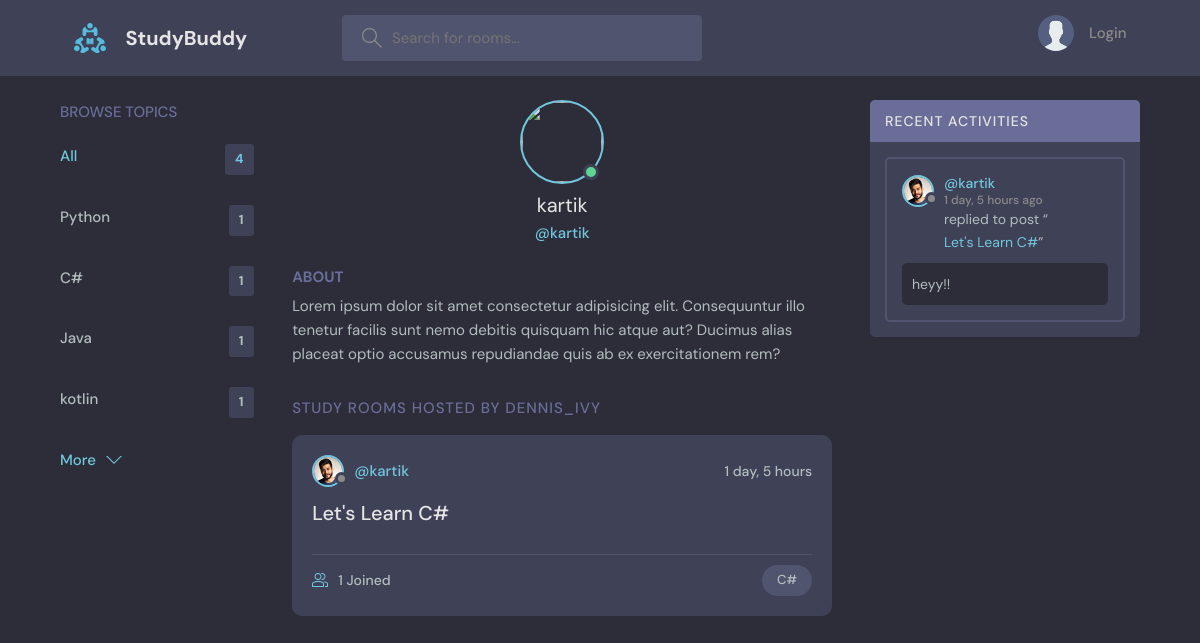
Screenshot of /profile/3/ with the database file from the repository.
### base/models.py (models this page shows, shortened)
class Topic(models.Model):
	name = models.CharField(max_length=200)

class User(AbstractUser):
	name = models.CharField(max_length=200, null=True)
	email = models.EmailField(unique=True, null=True)
	bio = models.TextField(null=True, blank=True)
	avatar= models.ImageField(null=True, default="avatar.svg")
	USERNAME_FIELD = 'username'
	REQUIRED_FIELDS = []

class Room(models.Model):
	host = models.ForeignKey(User, on_delete=models.SET_NULL, null=True)
	topic = models.ForeignKey(Topic, on_delete=models.SET_NULL, null=True)
	name = models.CharField(max_length= 200)
	description = models.TextField(null=True, blank=True)
	participants = models.ManyToManyField(User, related_name='participants', blank=True)
	updated = models.DateTimeField(auto_now=True)
	created = models.DateTimeField(auto_now_add=True)
	class Meta:
		ordering = ['-updated', '-created']
	def __str__(self):
		return self.name

class Message(models.Model):
	user = models.ForeignKey(User, on_delete=models.CASCADE)
	room = models.ForeignKey(Room, on_delete=models.CASCADE)
	body = models.TextField()
	updated = models.DateTimeField(auto_now=True)
	created = models.DateTimeField(auto_now_add=True)
	class Meta:
		ordering = ['-updated', '-created']

### base/views.py (the view)
# urls.py: path('profile/<str:pk>/', views.userProfile, name='user-profile'),
def userProfile(request, pk):
    user = User.objects.get(id=pk)
    room = user.room_set.all()
    room_messages = user.message_set.all()
    topics = Topic.objects.all()
    context = {'user':user, 'room':room, 'room_messages':room_messages, 'topics':topics}
    return render(request,'base/profile.html', context)

### base/templates/base/profile.html (shortened to what this page needs)
{% extends 'main.html' %}
{% block content %}
  <main class="profile-page layout layout--3">
    <div class="container">
          {% include 'base/topics_components.html' %}
      <div class="roomList">
        <div class="profile">
          <div class="profile__avatar">
            <div class="avatar avatar--large active">
              <img src="{{ request.user.avatar.url }}" />
            </div>
          </div>
          <div class="profile__info">
            <h3>{{ user.username }}</h3>
            <p>@{{ user.username }}</p>
          </div>
          <div class="profile__about">
            <h3>About</h3>
            <p>
              Lorem ipsum dolor sit amet consectetur adipisicing elit. Consequuntur illo tenetur
              facilis sunt nemo debitis quisquam hic atque aut? Ducimus alias placeat optio
              accusamus repudiandae quis ab ex exercitationem rem?
            </p>
          </div>
        </div>
        <div class="roomList__header">
          <div>
            <h2>Study Rooms Hosted by dennis_ivy</a>
            </h2>
          </div>
        </div>
        {% include 'base/feed_component.html' %}
      </div>
        {% include 'base/activity_components.html' %}
    </div>
  </main>
{% endblock content %}

### templates/main.html (shortened to what this page needs)
<!DOCTYPE html>
{% load static %}
<html lang="en">
  <head>
    <link rel="stylesheet" href="{% static 'styles/style.css' %}" />
  </head>
  <body>
	{% include 'navbar.html' %}
	{% block content %}
	{% endblock %}
  </body>
</html>

### templates/navbar.html (shortened to what this page needs)
{% load static %}
    <header class="header header--loggedIn">
      <div class="container">
        <a href="{% url 'home' %}" class="header__logo">
          <img src="{% static 'images/logo.svg' %}" />
          <h1>StudyBuddy</h1>
        </a>
        <form class="header__search" method="GET" action="{% url 'home' %}">
          <label>
            <input name="q" placeholder="Search for rooms..." />
          </label>
        </form>
        <nav class="header__menu">
			{% if request.user.is_authenticated %}
          <div class="header__user">
            <a href="{% url 'user-profile' request.user.id %}">
              <div class="avatar avatar--medium active">
                <img src="{{ request.user.avatar.url }}" />
              </div>
              <p>{{ request.user.username }}<span>@{{ request.user.username }}</span></p>
            </a>
            <button class="dropdown-button">
              <svg version="1.1" xmlns="http://www.w3.org/2000/svg" width="32" height="32" viewBox="0 0 32 32">
                <title>chevron-down</title>
                <path d="M16 21l-13-13h-3l16 16 16-16h-3l-13 13z"></path>
              </svg>
            </button>
          </div>
          {% else %}
          <a href="{% url 'login' %}">
            <img src="{% static 'images/avatar.svg' %}" />
            <p>Login</p>
          </a>
          {% endif %}
        </nav>
      </div>
    </header>

### base/templates/base/topics_components.html
        <div class="topics">
          <div class="topics__header">
            <h2>Browse Topics</h2>
          </div>
          <ul class="topics__list">
            <li>
              <a href="{% url 'home' %}" class="active">All <span>{{ topics.count }}</span></a>
            </li>
            {% for topic in topics %}
            <li>
              <a href="{% url 'home' %}?q={{ topic.name }}">{{ topic.name }}<span>{{topic.room_set.all.count}}</span></a>
            </li>
			{% endfor %}
          </ul>
          <a class="btn btn--link" href="{% url 'topics' %}">
            More
            <svg version="1.1" xmlns="http://www.w3.org/2000/svg" width="32" height="32" viewBox="0 0 32 32">
              <title>chevron-down</title>
              <path d="M16 21l-13-13h-3l16 16 16-16h-3l-13 13z"></path>
            </svg>
          </a>
        </div>

### base/templates/base/feed_component.html (shortened to what this page needs)
		{% for r in room %}
          <div class="roomListRoom">
            <div class="roomListRoom__header">
              <a href="{% url 'user-profile' r.host.id %}" class="roomListRoom__author">
                <div class="avatar avatar--small">
                  <img src="{{ r.host.avatar.url }}" />
                </div>
                <span>@{{ r.host.username }}</span>
              </a>
              <div class="roomListRoom__actions">
                <span>{{ r.created | timesince }}</span>
              </div>
            </div>
            <div class="roomListRoom__content">
              <a href="{% url 'rooms' r.id %}">{{ r.name }}</a>
            </div>
            <div class="roomListRoom__meta">
              <a href="{% url 'rooms' r.id %}" class="roomListRoom__joined">
                {{ r.participants.all.count }} Joined
              </a>
              <p class="roomListRoom__topic">{{ r.topic.name }}</p>
            </div>
          </div>
		{% endfor %}

### base/templates/base/activity_components.html (shortened to what this page needs)
        <div class="activities">
          <div class="activities__header">
            <h2>Recent Activities</h2>
          </div>
          {% for message in room_messages %}
          <div class="activities__box">
            <div class="activities__boxHeader roomListRoom__header">
              <a href="{% url 'user-profile' message.user.id %}" class="roomListRoom__author">
                <div class="avatar avatar--small">
                  <img src="{{ message.user.avatar.url }}" />
                </div>
                <p>
                  @{{ message.user.name }}
                  <span>{{ message.created | timesince }} ago</span>
                </p>
              </a>
            </div>
            <div class="activities__boxContent">
              <p>replied to post “<a href="{% url 'rooms' message.room.id %}">{{ message.room }}</a>”</p>
              <div class="activities__boxRoomContent">
              	{{ message.body }}
              </div>
            </div>
          </div>
          {% endfor %}
        </div>

### rows the page displays
Topic: name "Python", room_set.all.count "1"
Topic: name "C#", room_set.all.count "1"
Topic: name "Java", room_set.all.count "1"
Topic: name "kotlin", room_set.all.count "1"
User: username "kartik"
Room: host.avatar (picture), host.username "kartik", created "1 day, 5 hours", name "Let's Learn C#", participants.all.count "1", topic.name "C#"
Message: user.avatar (picture), user.name "kartik", created "1 day, 5 hours", room "Let's Learn C#", body "heyy!!"

### other values shown
{{ topics.count }} "4"
